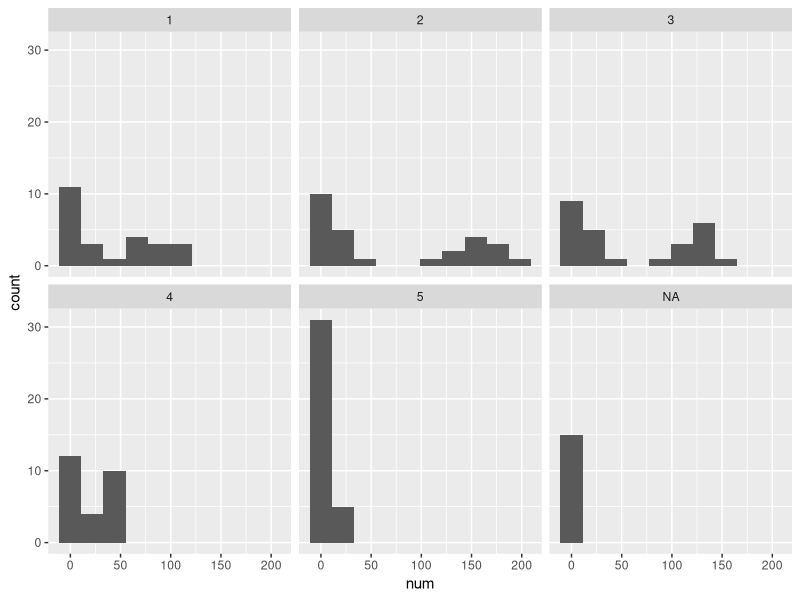

The R source for this figure:
## ---- chunk 1
knitr::opts_chunk$set(echo = TRUE)
## ---- chunk 2

library(tidyverse)
library(lubridate)

hosp_adm <- read_csv("data_raw/hospital_admissions.csv")
pop_data <- read_csv("data_raw/population_demographics.csv")

## ---- chunk 3


df <- inner_join(hosp_adm, pop_data, by="id")

glimpse(df)

## ---- chunk 4

df_proc <- df %>% 
  mutate(
    dt_adm = dmy(date_admit),
    dt_dis = dmy(date_discharge),
    diff = as.integer(dt_dis - dt_adm)
  )

head(df_proc)
  
  
## ---- chunk 5

df_grp <- df_proc %>% 
  group_by(deprivation, diff) %>% 
  summarise(num = n())

df_grp


## ---- chunk 6

df_grp %>% ggplot(aes(x=num)) +
  geom_histogram(bins = 10) +
  facet_wrap(~deprivation)


